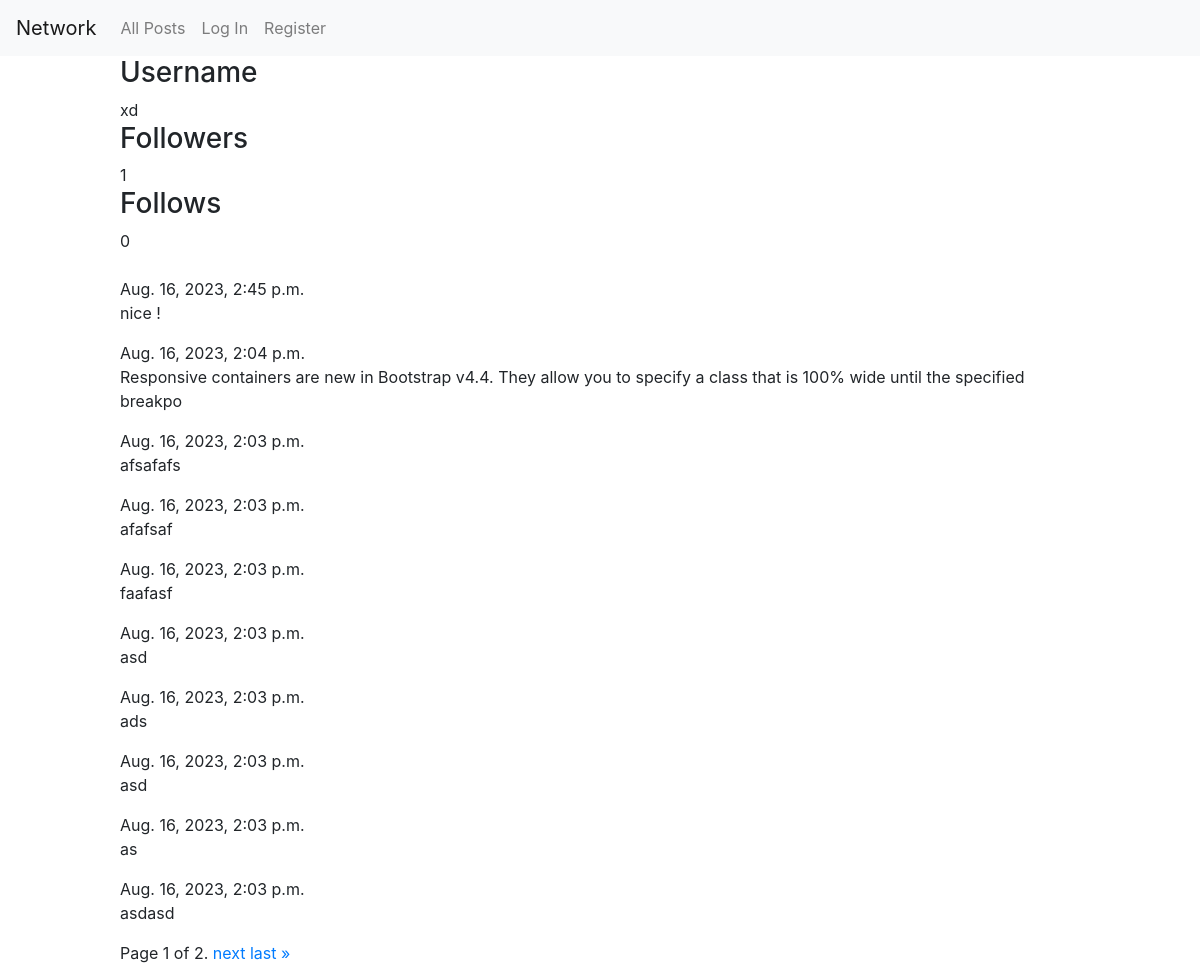
The app's page /profile/1 with its own data.
### network/models.py (models this page shows)
class User(AbstractUser):
    followers = models.ManyToManyField('self', symmetrical=False, related_name='following', default=0)

class Post(models.Model):
    user = models.ForeignKey(User,on_delete=models.CASCADE)
    post = models.TextField(max_length=256)
    timestamp = models.DateTimeField(auto_now_add=True)

### network/views.py (the view, shortened to what this page needs)
# urls.py: path("profile/<int:user_id>", views.profile_view, name="profile_view"),
def profile_view(request, user_id):
    current_user = request.user
    follow = '' # Value fo follow button
    creator = User.objects.get(id=user_id) # Creator of post
    posts_list, page_obj = pagination(request, current_user,Post.objects.filter(user=creator).order_by('-timestamp'))
    return render(request, 'network/profile.html',{
        'creator': creator,
        'creator_id': user_id,
        'follow': follow,
        'posts_list':posts_list,
        'page_obj': page_obj
    })

### network/views.py (called while the page is built)
def pagination(request, current_user,posts_list):
    for post in posts_list:
        post.likes_count = Likes.objects.filter(post=post).count() # assign ammount of likes to post.likes_count variable
        like_btn = "Like"  # Default value of like/not like button
        if current_user.is_authenticated:
            try:
                like = Likes.objects.get(post=post, user=current_user)
                like_btn = "Unlike" # If he likes.. then he can "Unlike" the post
            except Likes.DoesNotExist:
                pass # If he doesn't like then button stays on "Like"
        post.like_btn = like_btn    # assign the value of button like/unlike
    paginator = Paginator(posts_list, 10)
    page_number = request.GET.get('page')
    page_obj = paginator.get_page(page_number)
    return posts_list,page_obj

### network/templates/network/profile.html (shortened to what this page needs)
{% extends "network/layout.html" %}
{% block body %}
    <h3>Username</h3> {{creator.username}}
    <br>
    <h3>Followers</h3> {{creator.followers.all|length}}
    <br>
    <h3>Follows</h3> {{creator.following.all|length}}
    <br>
    <br>
    {% if posts_list %}
    {% for post in page_obj %}
        {{post.timestamp}}
        <br>
        <div data-post-id="{{ post.id }}" id="post_container">
            <p id="post">{{post.post}} </p>
        </div>
    {% endfor %}
    <div class="pagination">
        <span class="step-links">
            <span class="current">
                Page {{ page_obj.number }} of {{ page_obj.paginator.num_pages }}.
            </span>
            {% if page_obj.has_next %}
                <a href="?page={{ page_obj.next_page_number }}">next</a>
                <a href="?page={{ page_obj.paginator.num_pages }}">last &raquo;</a>
            {% endif %}
        </span>
    </div>
    {% endif %}
{% endblock %}

### records on screen
User: username "xd", followers.all|length "1", following.all|length "0"
Post: timestamp "Aug. 16, 2023, 2:45 p.m.", post "nice !"
Post: timestamp "Aug. 16, 2023, 2:04 p.m.", post "Responsive containers are new in Bootstrap v4.4. They allow you to specify a class that is 100% wide until the specified breakpo"
Post: timestamp "Aug. 16, 2023, 2:03 p.m.", post "afsafafs"
Post: timestamp "Aug. 16, 2023, 2:03 p.m.", post "afafsaf"
Post: timestamp "Aug. 16, 2023, 2:03 p.m.", post "faafasf"
Post: timestamp "Aug. 16, 2023, 2:03 p.m.", post "asd"
Post: timestamp "Aug. 16, 2023, 2:03 p.m.", post "ads"
Post: timestamp "Aug. 16, 2023, 2:03 p.m.", post "asd"
Post: timestamp "Aug. 16, 2023, 2:03 p.m.", post "as"
Post: timestamp "Aug. 16, 2023, 2:03 p.m.", post "asdasd"

### other values on screen
{{ page_obj.number }} "1"
{{ page_obj.paginator.num_pages }} "2"
